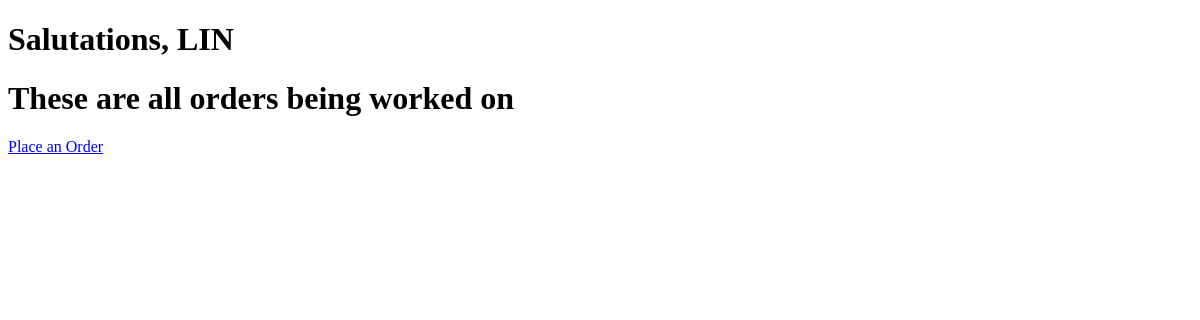
The app's page / (signed in), older data.
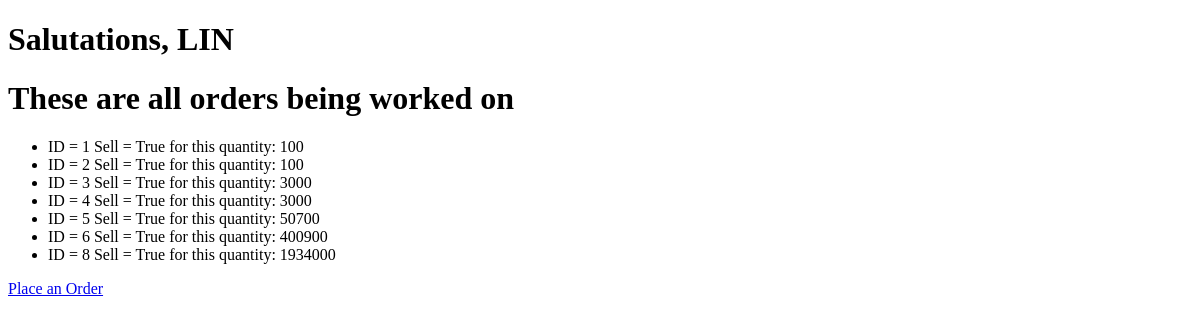
The same page, newer data.
### stocks/models.py (models this page shows)
@python_2_unicode_compatible
class ParentOrder(models.Model):
	quantity = models.IntegerField(blank=False, default=0)
	stock_type = models.CharField(max_length=20)
	is_sell = models.BooleanField(blank=False, default=True)
	time_executed = models.DateTimeField(blank=False, auto_now_add=True)
	success = models.BooleanField(default=False)
	user = models.ForeignKey(User, on_delete=models.CASCADE)
	def is_valid(self):
		if self.quantity < 0:
			return False
		else:
			return True
	def __str__(self):
		return str(self.id) + ": " + str(self.quantity) + " x " + self.stock_type
	def query_market_price(self):
		quote = json.loads(urllib2.urlopen(QUERY.format(self.id)).read())
		price = float(quote['top_bid']['price'])
		print "Quoted at %s" % price
		return price
	def trade(self):
		number_of_successes = 0
		maximum_child_size = self.quantity / 10  # hardcoded to split by 10%

### authentication/views.py (the view)
# urls.py: url(r'^$', views.index, name='index'),
@login_required(login_url="login/")
def index(request):
    order_list = ParentOrder.objects.all()
    context_dict = {'orders': order_list}
    return render(request, "index.html", context_dict)

### templates/index.html
{% extends 'base.html' %}
{% block content %}
<h1>Salutations, {{ request.user }}</h1>
<h1>These are all orders being worked on</h1>
{% if orders %}
    <ul>
        {% for order in orders %}
        <li>ID = {{ order.id }} Sell = {{ order.is_sell }} for this quantity: {{ order.quantity }}</li>
        {% endfor %}
    </ul>
{% endif %}
<a href="{% url 'stocks' %}">Place an Order</a>
{% endblock %}

### templates/base.html (shortened to what this page needs)
<!DOCTYPE html>
<html>
	<head>
	</head>
	<body>
		{% block content %}
		{% endblock %}
	</body>
</html>

Row changes from the older to the newer data that the page shows:
added ParentOrder: id "1", is_sell "True", quantity "100"
added ParentOrder: id "2", is_sell "True", quantity "100"
added ParentOrder: id "3", is_sell "True", quantity "3000"
added ParentOrder: id "4", is_sell "True", quantity "3000"
added ParentOrder: id "5", is_sell "True", quantity "50700"
added ParentOrder: id "6", is_sell "True", quantity "400900"
added ParentOrder: id "8", is_sell "True", quantity "1934000"
